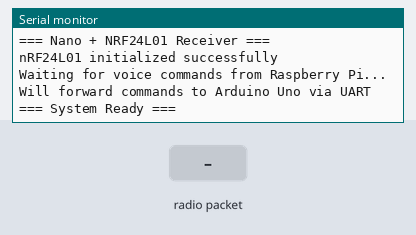
Simulated run of this sketch. Board: Arduino Uno, built with avr-gcc and run on an emulated ATmega328P. Shown: the last lines printed to the serial monitor. The inputs (shaded band) are chosen by the test bench. No radio packets arrive unless stated.

Above: at 2.3 s.
2.4 s: radio packet "1" arrives
At 3.1 s:
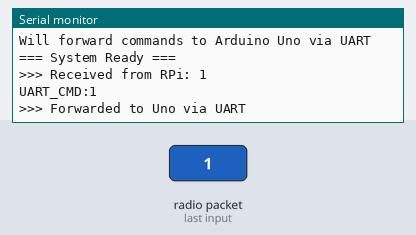
3.9 s: radio packet "0" arrives
At 5.1 s:
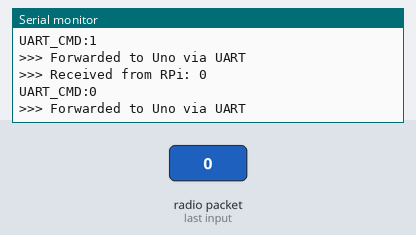
5.4 s: radio packet "2" arrives
At 6.5 s:
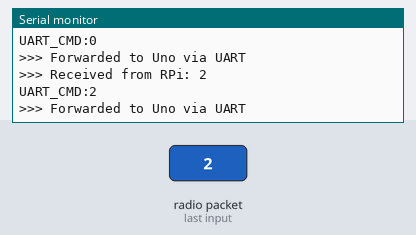

The sketch:

kshamta_hand_radio.ino
```cpp
#include <SPI.h>
#include <RF24.h>

// Create RF24 object - CE on pin 7, CSN on pin 8
RF24 radio(7, 8);

// Must match Raspberry Pi transmitter address
const byte address[5] = {0xE0, 0xE0, 0xF1, 0xF1, 0xE0};

void setup() {
  // Initialize Serial for UART communication with Arduino Uno
  // Nano TX (D1) -> Uno RX (D0)
  // Nano RX (D0) -> Uno TX (D1)
  Serial.begin(9600);

  delay(1000);  // Give time for serial to stabilize

  Serial.println("=== Nano + NRF24L01 Receiver ===");

  // Initialize radio
  if (!radio.begin()) {
    Serial.println("ERROR: Radio hardware not responding!");
    Serial.println("Check connections and power supply");
    while (1); // Hold program in infinite loop
  }

  // Configure radio to match Raspberry Pi settings
  radio.setPALevel(RF24_PA_LOW);
  radio.setChannel(0x76);           // Channel 118
  radio.setDataRate(RF24_250KBPS);  // 250 Kbps
  radio.setPayloadSize(32);         // 32 bytes payload

  // Open reading pipe with the same address
  radio.openReadingPipe(1, address);

  // Start listening for transmissions
  radio.startListening();

  Serial.println("nRF24L01 initialized successfully");
  Serial.println("Waiting for voice commands from Raspberry Pi...");
  Serial.println("Will forward commands to Arduino Uno via UART\n");

  // Print radio details for debugging
  radio.printDetails();

  Serial.println("\n=== System Ready ===\n");
}

void loop() {
  // Check if data is available from nRF24L01
  if (radio.available()) {
    char receivedText[33] = "";  // 32 bytes + null terminator

    // Read the data from nRF
    radio.read(&receivedText, 32);

    // Ensure null termination
    receivedText[32] = '\0';

    // Debug: Print what was received from Raspberry Pi
    Serial.print(">>> Received from RPi: ");
    Serial.println(receivedText);

    // Forward the command to Arduino Uno via UART
    // Send with newline for easy parsing on Uno side
    Serial.print("UART_CMD:");
    Serial.println(receivedText);

    Serial.println(">>> Forwarded to Uno via UART\n");

    // Small delay to prevent flooding
    delay(100);
  }
}
```

Measured:
- after the input at 2.4 s, the serial monitor: prints a new line at once (image 1)
- after the input at 3.9 s, the serial monitor: prints a new line at once (image 2)
- after the input at 5.4 s, the serial monitor: prints a new line at once (image 3)
